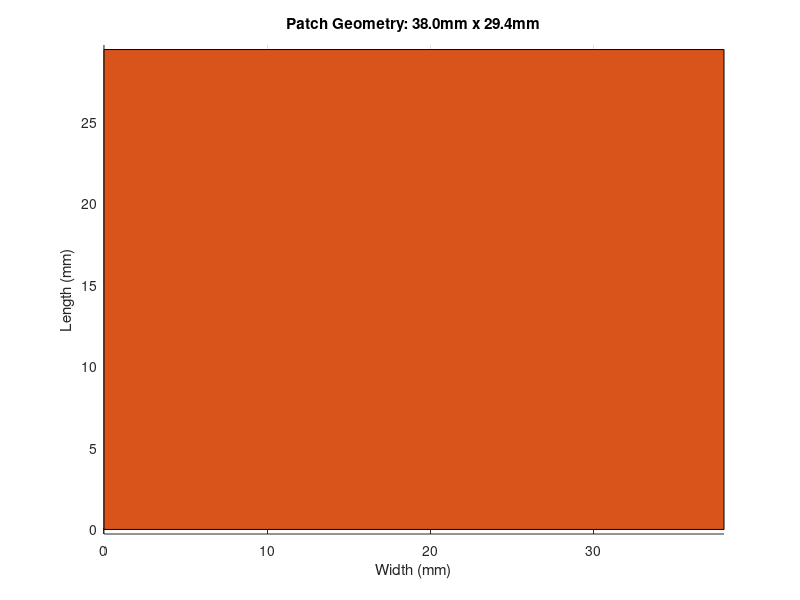

The MATLAB script that drew this image:
% Microstrip Patch Antenna Calculator
% Author: [Senin Adın]
% Description: Calculates dimensions for a rectangular patch antenna
% based on transmission line model.

clc; clear; close all;

%% 1. Design Parameters (Girdiler)
f_r = 2.4e9;        % Target Frequency (Hz) - 2.4 GHz
h   = 1.6e-3;       % Substrate Height (m) - Standard FR4
eps_r = 4.4;        % Dielectric Constant (FR4)
Z0  = 50;           % Characteristic Impedance of System (Ohm)
c   = 3e8;          % Speed of light

%% 2. Calculations (Fizik & Matematik)

% Step A: Width Calculation (W)
% W determines the radiation efficiency and bandwidth
W = (c / (2 * f_r)) * sqrt(2 / (eps_r + 1));

% Step B: Effective Dielectric Constant (eps_eff)
% Waves travel partially in air, partially in substrate
eps_eff = (eps_r + 1) / 2 + ((eps_r - 1) / 2) * (1 / sqrt(1 + 12 * (h / W)));

% Step C: Length Extension (Delta L)
% Due to fringing fields at the edges
num = (eps_eff + 0.3) * ((W / h) + 0.264);
den = (eps_eff - 0.258) * ((W / h) + 0.8);
delta_L = 0.412 * h * (num / den);

% Step D: Actual Length (L)
% Effective length minus fringing effects
L_eff = c / (2 * f_r * sqrt(eps_eff));
L = L_eff - 2 * delta_L;

% Step E: Input Impedance Approximation (Edge Feed)
% Simplified approximation for edge impedance to design matching
% Typically high for edge feed (e.g., 200-300 Ohms)
R_in_edge = 90 * (eps_r^2 / (eps_r - 1)) * (L / W)^2; 

% Step F: Quarter Wave Transformer Impedance (Z_qw)
% To match R_in_edge to 50 Ohm line
Z_qw = sqrt(Z0 * R_in_edge);

%% 3. Output to Console
fprintf('------------------------------------------\n');
fprintf('  Microstrip Antenna Design Parameters\n');
fprintf('------------------------------------------\n');
fprintf('Target Frequency : %.2f GHz\n', f_r/1e9);
fprintf('Substrate        : FR4 (h=%.2f mm, eps=%.1f)\n', h*1000, eps_r);
fprintf('------------------------------------------\n');
fprintf('Calculated Width (W)  : %.2f mm\n', W*1000);
fprintf('Calculated Length (L) : %.2f mm\n', L*1000);
fprintf('------------------------------------------\n');
fprintf('Estimated Edge Impedance (R_in) : %.2f Ohm\n', R_in_edge);
fprintf('Quarter Wave Transformer (Z_qw) : %.2f Ohm\n', Z_qw);
fprintf('------------------------------------------\n');

%% 4. Visualization (Simple Geometry)
figure;
rectangle('Position', [0, 0, W*1000, L*1000], 'FaceColor', [0.85 0.33 0.1]);
axis equal;
title(['Patch Geometry: ' num2str(W*1000, '%.1f') 'mm x ' num2str(L*1000, '%.1f') 'mm']);
xlabel('Width (mm)');
ylabel('Length (mm)');
grid on;